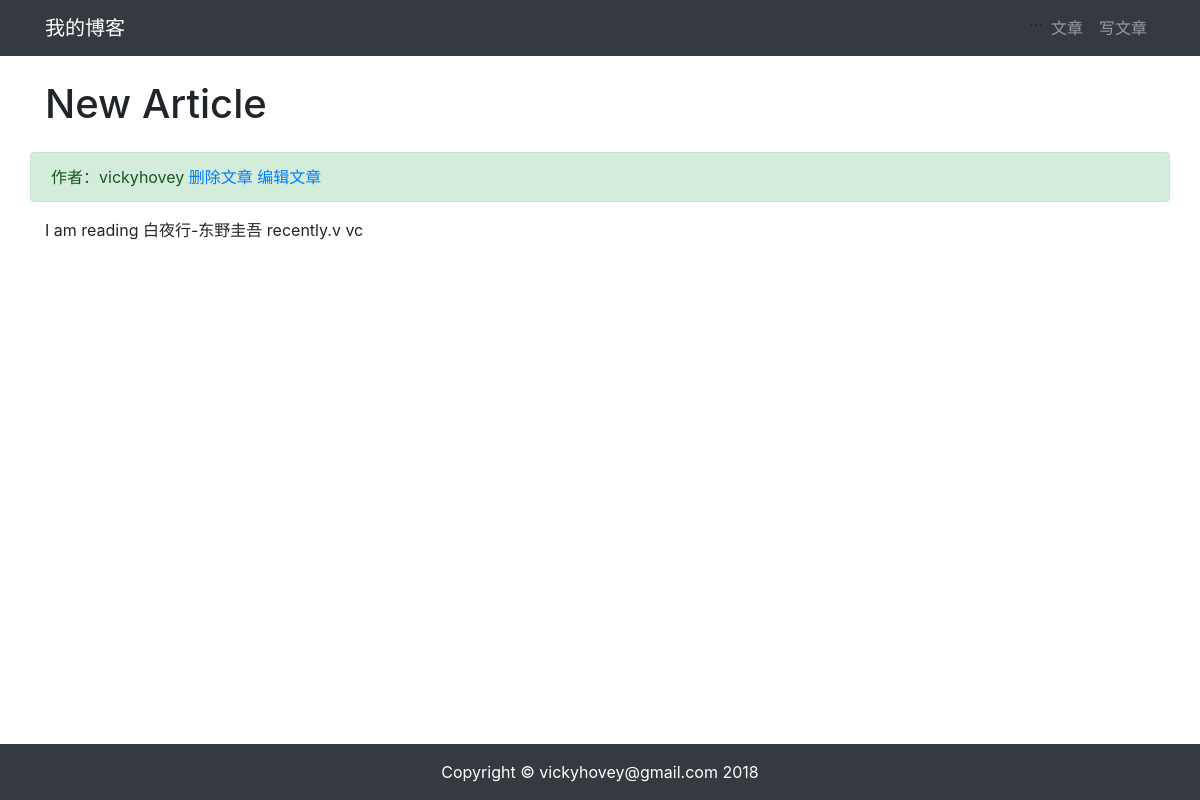
The app's page /article/article-detail/5/ with its own data.
### article/models.py (models this page shows, shortened)
class ArticlePost(models.Model):
    author = models.ForeignKey(User, on_delete=models.CASCADE)
    title = models.CharField(max_length=100)
    body = models.TextField()
    created = models.DateTimeField(default=timezone.now)
    updated = models.DateTimeField(auto_now=True)# Create your models here.
    class Meta:
        ordering = ('-created',)

### article/views.py (the view)
# urls.py: path('article-detail/<int:id>/', views.article_detail, name='article_detail'),
def article_detail(request, id):
    article = ArticlePost.objects.get(id=id)
    context = { 'article': article }
    return render(request, 'article/detail.html', context)

### article/templates/article/detail.html (shortened to what this page needs)
{% extends "base.html" %}
{% load staticfiles %}
{% block content %}
<div class="container">
    <div class="row">
        <h1 class="col-12 mt-4 mb-4">{{ article.title }}</h1>
        <div class="col-12 alert alert-success">作者：{{ article.author }}
            <a href="#" onclick="confirm_delete()">删除文章</a>
            <a href="{% url "article:article_update" article.id %}">编辑文章</a>
        </div>
        <div class="col-12">
            <p>{{ article.body|safe }}</p>
        </div>
    </div>
</div>
{% endblock content %}

### records on screen
ArticlePost: title "New Article", author "vickyhovey", body "I am reading 白夜行-东野圭吾 recently.v vc"
